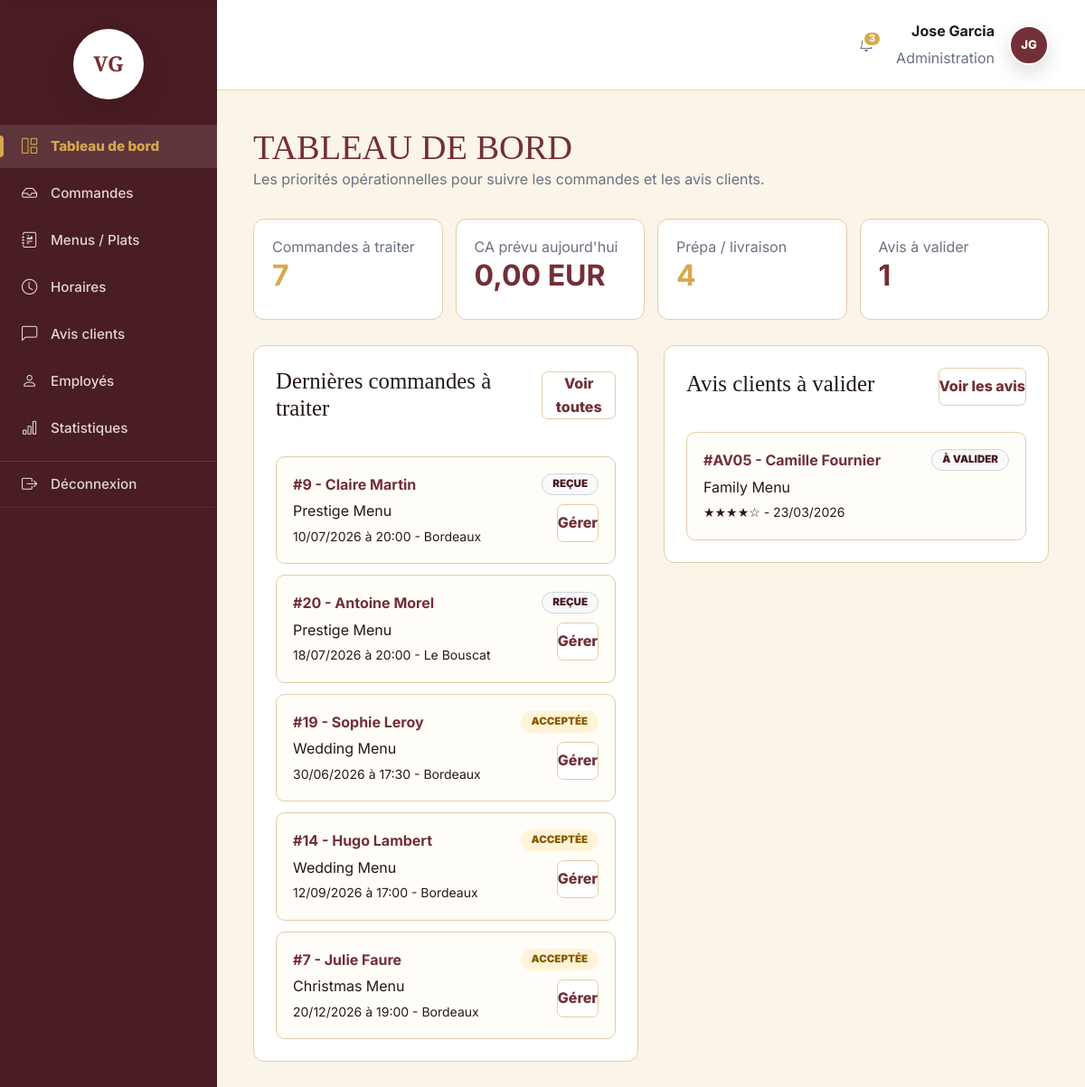
/admin (signed in), run on an earlier commit of the app's database.
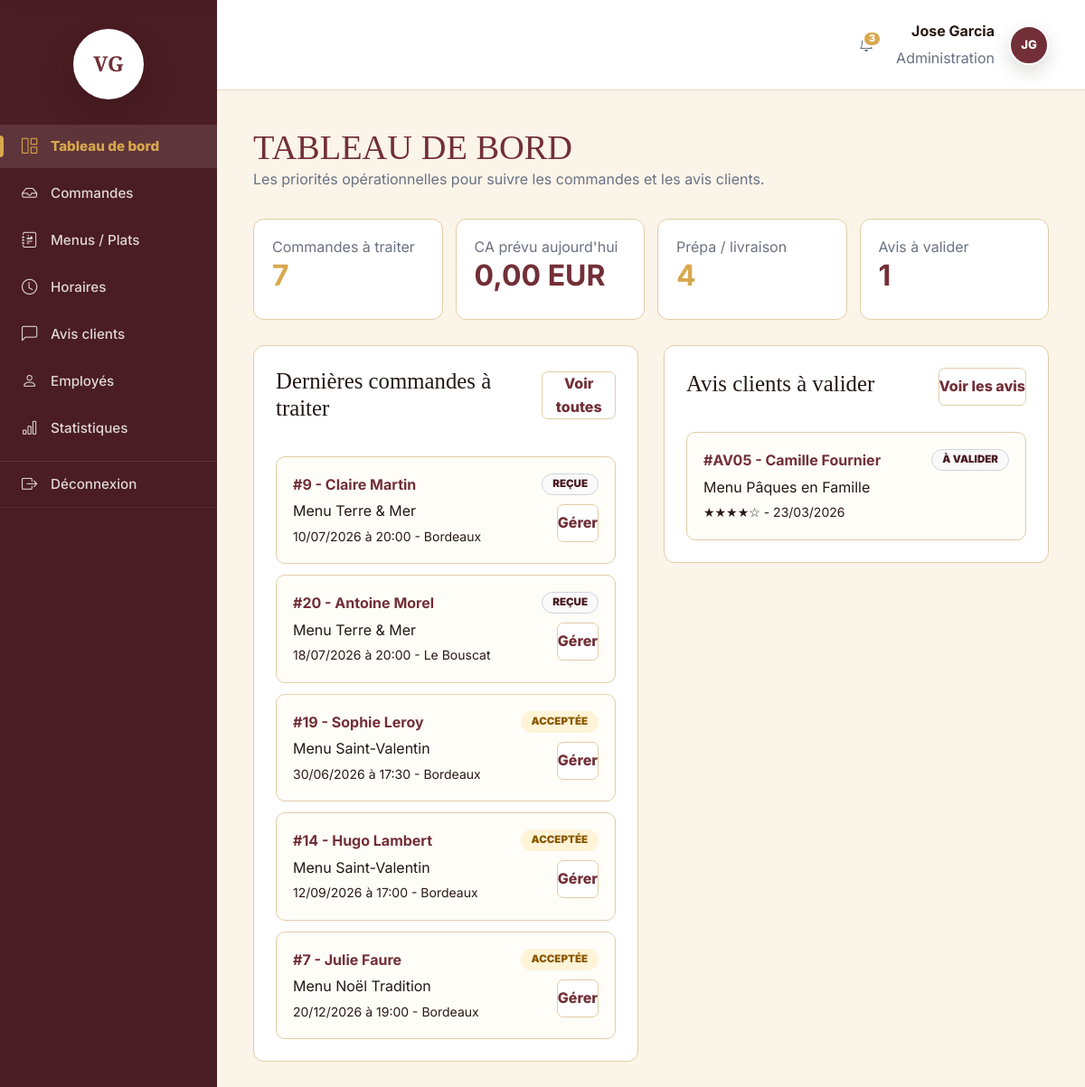
And on a later commit of the database.
### tables this page shows
CREATE TABLE `commandes` (
    `id_commande` INT UNSIGNED NOT NULL AUTO_INCREMENT,
    `id_utilisateur` INT UNSIGNED NOT NULL,
    `id_menu` INT UNSIGNED NOT NULL,
    `date_commande` DATETIME DEFAULT CURRENT_TIMESTAMP,
    `date_prestation` DATE NOT NULL,
    `heure_livraison` TIME NOT NULL,
    `adresse_livraison` VARCHAR(255) NOT NULL,
    `code_postal_livraison` VARCHAR(10) NOT NULL DEFAULT '33000',
    `ville_livraison` VARCHAR(80) NOT NULL,
    `distance_km` DECIMAL(6,2) DEFAULT 0,
    `commentaire_client` TEXT NULL,
    `nombre_personnes` INT UNSIGNED NOT NULL,
    `prix_menu` DECIMAL(10,2) NOT NULL,
    `remise` DECIMAL(10,2) DEFAULT 0,
    `prix_livraison` DECIMAL(10,2) DEFAULT 0,
    `prix_total` DECIMAL(10,2) NOT NULL,
    `statut_actuel` VARCHAR(40) NOT NULL DEFAULT 'en_attente',
    `materiel_prete` BOOLEAN DEFAULT FALSE,
    `materiel_retourne` BOOLEAN DEFAULT FALSE,
    `mode_contact_modification` VARCHAR(20) NULL,
    `motif_annulation` TEXT NULL,
    CONSTRAINT `pk_commandes`
        PRIMARY KEY (`id_commande`),
    INDEX `idx_commandes_id_utilisateur` (`id_utilisateur`),
    INDEX `idx_commandes_id_menu` (`id_menu`),
    INDEX `idx_commandes_statut_actuel` (`statut_actuel`),
    INDEX `idx_commandes_date_prestation` (`date_prestation`),
    CONSTRAINT `fk_commandes_utilisateurs`
        FOREIGN KEY (`id_utilisateur`)
        REFERENCES `utilisateurs` (`id_utilisateur`)
        ON DELETE RESTRICT,
    CONSTRAINT `fk_commandes_menus`
        FOREIGN KEY (`id_menu`)
        REFERENCES `menus` (`id_menu`)
        ON DELETE RESTRICT,
    CONSTRAINT `chk_commandes_distance_km`
        CHECK (`distance_km` >= 0),
    CONSTRAINT `chk_commandes_nombre_personnes`
        CHECK (`nombre_personnes` > 0),
    CONSTRAINT `chk_commandes_prix_menu`
        CHECK (`prix_menu` >= 0),
    CONSTRAINT `chk_commandes_remise`
        CHECK (`remise` >= 0),
    CONSTRAINT `chk_commandes_prix_livraison`
        CHECK (`prix_livraison` >= 0),
    CONSTRAINT `chk_commandes_prix_total`
        CHECK (`prix_total` >= 0),
    CONSTRAINT `chk_commandes_mode_contact_modification`
        CHECK (
            `mode_contact_modification` IS NULL
            OR `mode_contact_modification` IN ('gsm', 'email')
        ),
    CONSTRAINT `chk_commandes_statut_actuel`
        CHECK (
            `statut_actuel` IN (
                'en_attente',
                'acceptee',
                'en_preparation',
                'en_cours_de_livraison',
                'livre',
                'en_attente_retour_materiel',
                'terminee',
                'annulee'
            )
        )
);

CREATE TABLE `menus` (
    `id_menu` INT UNSIGNED NOT NULL AUTO_INCREMENT,
    `id_regime` INT UNSIGNED NOT NULL,
    `id_theme` INT UNSIGNED NOT NULL,
    `titre` VARCHAR(120) NOT NULL,
    `description` TEXT NOT NULL,
    `conditions` TEXT NOT NULL,
    `nombre_personnes_minimum` INT UNSIGNED NOT NULL,
    `prix_minimum` DECIMAL(10,2) NOT NULL,
    `stock_disponible` INT UNSIGNED DEFAULT 0,
    `actif` BOOLEAN DEFAULT TRUE,
    `created_at` DATETIME DEFAULT CURRENT_TIMESTAMP,
    `updated_at` DATETIME NULL,
    CONSTRAINT `pk_menus`
        PRIMARY KEY (`id_menu`),
    INDEX `idx_menus_id_regime` (`id_regime`),
    INDEX `idx_menus_id_theme` (`id_theme`),
    INDEX `idx_menus_catalogue_filters` (`actif`, `id_theme`, `id_regime`, `prix_minimum`),
    INDEX `idx_menus_nombre_personnes_minimum` (`nombre_personnes_minimum`),
    CONSTRAINT `fk_menus_regimes`
        FOREIGN KEY (`id_regime`)
        REFERENCES `regimes` (`id_regime`)
        ON DELETE RESTRICT,
    CONSTRAINT `fk_menus_themes`
        FOREIGN KEY (`id_theme`)
        REFERENCES `themes` (`id_theme`)
        ON DELETE RESTRICT,
    CONSTRAINT `chk_menus_nombre_personnes_minimum`
        CHECK (`nombre_personnes_minimum` > 0),
    CONSTRAINT `chk_menus_prix_minimum`
        CHECK (`prix_minimum` >= 0),
    CONSTRAINT `chk_menus_stock_disponible`
        CHECK (`stock_disponible` >= 0)
);

CREATE TABLE `avis` (
    `id_avis` INT UNSIGNED NOT NULL AUTO_INCREMENT,
    `id_utilisateur` INT UNSIGNED NOT NULL,
    `id_commande` INT UNSIGNED NOT NULL,
    `note` TINYINT UNSIGNED NOT NULL,
    `commentaire` TEXT NOT NULL,
    `statut` VARCHAR(30) NOT NULL DEFAULT 'en_attente',
    `created_at` DATETIME DEFAULT CURRENT_TIMESTAMP,
    `moderated_at` DATETIME NULL,
    `moderated_by` INT UNSIGNED NULL,
    CONSTRAINT `pk_avis`
        PRIMARY KEY (`id_avis`),
    CONSTRAINT `uq_avis_id_commande`
        UNIQUE (`id_commande`),
    INDEX `idx_avis_id_utilisateur` (`id_utilisateur`),
    INDEX `idx_avis_moderated_by` (`moderated_by`),
    INDEX `idx_avis_statut` (`statut`),
    CONSTRAINT `fk_avis_utilisateurs`
        FOREIGN KEY (`id_utilisateur`)
        REFERENCES `utilisateurs` (`id_utilisateur`)
        ON DELETE RESTRICT,
    CONSTRAINT `fk_avis_commandes`
        FOREIGN KEY (`id_commande`)
        REFERENCES `commandes` (`id_commande`)
        ON DELETE CASCADE,
    CONSTRAINT `fk_avis_moderateurs`
        FOREIGN KEY (`moderated_by`)
        REFERENCES `utilisateurs` (`id_utilisateur`)
        ON DELETE SET NULL,
    CONSTRAINT `chk_avis_note`
        CHECK (`note` BETWEEN 1 AND 5),
    CONSTRAINT `chk_avis_statut`
        CHECK (`statut` IN ('en_attente', 'valide', 'refuse'))
);

CREATE TABLE `utilisateurs` (
    `id_utilisateur` INT UNSIGNED NOT NULL AUTO_INCREMENT,
    `id_role` INT UNSIGNED NOT NULL,
    `email` VARCHAR(120) NOT NULL,
    `password_hash` VARCHAR(255) NOT NULL,
    `nom` VARCHAR(80) NOT NULL,
    `prenom` VARCHAR(80) NOT NULL,
    `telephone` VARCHAR(30) NOT NULL,
    `adresse_postale` VARCHAR(255) NOT NULL,
    `ville` VARCHAR(80) NOT NULL,
    `pays` VARCHAR(80) DEFAULT 'France',
    `canal_contact_prefere` VARCHAR(20) NOT NULL DEFAULT 'email',
    `actif` BOOLEAN DEFAULT TRUE,
    `created_at` DATETIME DEFAULT CURRENT_TIMESTAMP,
    `updated_at` DATETIME NULL,
    CONSTRAINT `pk_utilisateurs`
        PRIMARY KEY (`id_utilisateur`),
    CONSTRAINT `uq_utilisateurs_email`
        UNIQUE (`email`),
    INDEX `idx_utilisateurs_id_role` (`id_role`),
    CONSTRAINT `chk_utilisateurs_canal_contact_prefere`
        CHECK (`canal_contact_prefere` IN ('email', 'telephone')),
    CONSTRAINT `fk_utilisateurs_roles`
        FOREIGN KEY (`id_role`)
        REFERENCES `roles` (`id_role`)
        ON DELETE RESTRICT
);

### app/Views/employee/dashboard.php (the view)
<?php
$backofficeStatusLabels = $statusLabels;
$backofficeStatusLabels['en_attente'] = 'Reçue';
$orderManagementBasePath = $orderManagementBasePath ?? '/employe/commandes';
$reviewManagementBasePath = $reviewManagementBasePath ?? '/employe/avis';
?>
<section class="page-section">
    <div class="container">
        <div class="section-heading">
            <h1>Tableau de bord</h1>
            <p class="muted-text">Les priorit&eacute;s op&eacute;rationnelles pour suivre les commandes et les avis clients.</p>
        </div>
        <div class="stats-grid admin-daily-stats">
            <div class="stat-card">
                <span>Commandes &agrave; traiter</span>
                <strong><?= (int) $employeeStats['orders_to_process'] ?></strong>
            </div>
            <div class="stat-card">
                <span>CA pr&eacute;vu aujourd'hui</span>
                <strong><?= number_format((float) $employeeStats['revenue_today'], 2, ',', ' ') ?> EUR</strong>
            </div>
            <div class="stat-card">
                <span>Pr&eacute;pa / livraison</span>
                <strong><?= (int) $employeeStats['kitchen_delivery_followups'] ?></strong>
            </div>
            <div class="stat-card">
                <span>Avis &agrave; valider</span>
                <strong><?= (int) $employeeStats['pending_reviews'] ?></strong>
            </div>
        </div>
        <div class="admin-dashboard-grid">
            <section class="backoffice-card admin-dashboard-card">
                <div class="admin-dashboard-card-heading">
                    <h2>Derni&egrave;res commandes &agrave; traiter</h2>
                    <a href="<?= htmlspecialchars($orderManagementBasePath, ENT_QUOTES, 'UTF-8') ?>">Voir toutes</a>
                </div>
                <?php if ($ordersToProcess === []): ?>
                    <p class="muted-text">Aucune commande active &agrave; traiter.</p>
                <?php else: ?>
                    <div class="admin-dashboard-list">
                        <?php foreach ($ordersToProcess as $order): ?>
                            <?php
                            $status = (string) $order['statut_actuel'];
                            $orderId = (int) $order['id_commande'];
                            $orderUrl = $orderManagementBasePath . '?' . http_build_query([
                                'status' => $status,
                                'id_commande' => (string) $orderId,
                            ]) . '#commande-' . $orderId;
                            $dateLabel = date('d/m/Y', strtotime((string) $order['date_prestation']));
                            $timeLabel = substr((string) $order['heure_livraison'], 0, 5);
                            ?>
                            <article class="admin-dashboard-row">
                                <div>
                                    <strong>#<?= $orderId ?> - <?= $this->e($order['client_prenom']) ?> <?= $this->e($order['client_nom']) ?></strong>
                                    <span><?= $this->e($order['menu_titre']) ?></span>
                                    <small><?= $this->e($dateLabel) ?> &agrave; <?= $this->e($timeLabel) ?> - <?= $this->e($order['ville_livraison']) ?></small>
                                </div>
                                <div class="admin-dashboard-row-actions">
                                    <span class="status-pill status-<?= $this->e(str_replace('_', '-', $status)) ?>">
                                        <?= $this->e($backofficeStatusLabels[$status] ?? $status) ?>
                                    </span>
                                    <a href="<?= htmlspecialchars($orderUrl, ENT_QUOTES, 'UTF-8') ?>">Gérer</a>
                                </div>
                            </article>
                        <?php endforeach; ?>
                    </div>
                <?php endif; ?>
            </section>
            <section class="backoffice-card admin-dashboard-card">
                <div class="admin-dashboard-card-heading">
                    <h2>Avis clients &agrave; valider</h2>
                    <a href="<?= htmlspecialchars($reviewManagementBasePath, ENT_QUOTES, 'UTF-8') ?>">Voir les avis</a>
                </div>
                <?php if ($reviewsToModerate === []): ?>
                    <p class="muted-text">Aucun avis en attente de validation.</p>
                <?php else: ?>
                    <div class="admin-dashboard-list">
                        <?php foreach ($reviewsToModerate as $review): ?>
                            <article class="admin-dashboard-row">
                                <div>
                                    <strong>#AV<?= str_pad((string) (int) $review['id_avis'], 2, '0', STR_PAD_LEFT) ?> - <?= $this->e($review['prenom']) ?> <?= $this->e($review['nom']) ?></strong>
                                    <span><?= $this->e($review['menu_titre']) ?></span>
                                    <small><?= str_repeat('★', (int) $review['note']) ?><?= str_repeat('☆', max(0, 5 - (int) $review['note'])) ?> - <?= $this->e(date('d/m/Y', strtotime((string) $review['created_at']))) ?></small>
                                </div>
                                <span class="status-pill status-en-attente">&Agrave; valider</span>
                            </article>
                        <?php endforeach; ?>
                    </div>
                <?php endif; ?>
            </section>
        </div>
    </div>
</section>

### app/Core/Router.php (shortened to what the changed rows need)
<?php
final class Router
{
    private array $routes = [];
    public function dispatch(string $method, string $path): void
    {
        $method = strtoupper($method);
        $path = $this->normalizePath($path);
        foreach ($this->routes[$method] ?? [] as $route) {
            if (preg_match($route['pattern'], $path, $matches) !== 1) {
                continue;
            }
            $parameters = [];
            $this->callHandler($route['handler'], $parameters);
            return;
        }
    }
    private function callHandler(array $handler, array $parameters = []): void
    {
        [$controllerClass, $action] = $handler;
        $controller = new $controllerClass();
        $controller->{$action}(...$parameters);
    }
    private function addRoute(string $method, string $path, array $handler, array $middlewares = []): void
    {
        $normalizedPath = $this->normalizePath($path);
        $this->routes[strtoupper($method)][] = [
            'path' => $normalizedPath,
            'pattern' => $this->compilePattern($normalizedPath),
            'parameters' => $this->extractParameterNames($normalizedPath),
            'handler' => $handler,
            'middlewares' => $middlewares,
        ];
    }
    private function normalizePath(string $path): string
    {
        $normalizedPath = '/' . trim($path, '/');
        return $normalizedPath === '/' ? '/' : rtrim($normalizedPath, '/');
    }
    private function compilePattern(string $path): string
    {
        $pattern = preg_replace('#\{([a-zA-Z_][a-zA-Z0-9_]*)\}#', '(?P<$1>[^/]+)', $path);
        return '#^' . $pattern . '$#';
    }
    private function extractParameterNames(string $path): array
    {
        preg_match_all('#\{([a-zA-Z_][a-zA-Z0-9_]*)\}#', $path, $matches);
        return $matches[1] ?? [];
    }
}

What changed in the data, as far as the page shows it:
changed through a linked row, commandes "Claire": id_menu.titre "Prestige Menu" → "Menu Terre & Mer"
changed through a linked row, commandes "Le Bouscat": id_menu.titre "Prestige Menu" → "Menu Terre & Mer"
changed through a linked row, commandes "Sophie": id_menu.titre "Wedding Menu" → "Menu Saint-Valentin"
changed through a linked row, commandes "Hugo": id_menu.titre "Wedding Menu" → "Menu Saint-Valentin"
changed through a linked row, commandes "Julie": id_menu.titre "Christmas Menu" → "Menu Noël Tradition"
changed avis "Camille": menus.titre "Family Menu" → "Menu Pâques en Famille"
